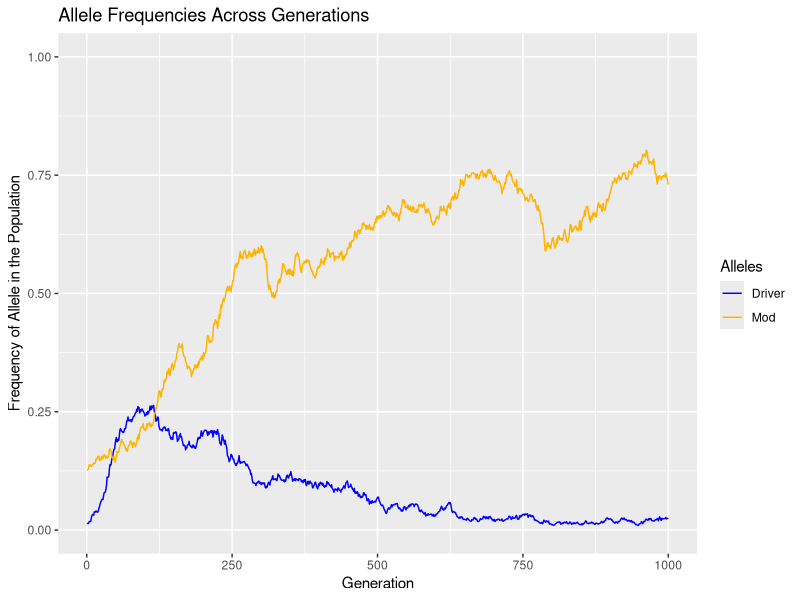

Recreate this plot in R.
#load library
library(ggplot2)
library(ggpubr)
library(reshape2)


#initialize population and some conditions
avgNoOffspring <- 2

makePop <- function(numMales, numFemales, numDriver, numMod) {
  startPopMales <- rep(3,numMales)
  startPopMales[sample(1:numMales,numDriver,replace=F)] <- 2
  startPopFemales <- rep(3,numFemales)
  startPopFemales[sample(1:numFemales,numDriver,replace=F)] <- 2
  
  modPopMales <- rep(3,numMales)
  modPopMales[sample(1:numMales,round(numMod*2/3))] <- 2
  modPopMales[sample(1:numMales,round(numMod/3))] <- 1
  modPopFemales <- rep(3,numFemales)
  modPopFemales[sample(1:numFemales,round(numMod*2/3))] <- 2
  modPopFemales[sample(1:numFemales,round(numMod/3))] <- 1
  
  startPopMales <- data.frame(startPopMales,modPopMales,"m")
  colnames(startPopMales) <- c("genotype","mod.genotype","sex")
  startPopFemales <- data.frame(startPopFemales,modPopFemales,"f")
  colnames(startPopFemales) <- c("genotype","mod.genotype","sex")
  startingPop <- rbind.data.frame(startPopMales,startPopFemales)
  
  return(startingPop)
}

## Drive functions

#start pop dataframe, probabilty of getting A when het, probably of male/female, fitness of homozygote, 
#fitness of het, number of generations, turn modifier on/off, trial index
simulateAutosome <- function(startPopulation, probA, probS, numGenerations, AAfitness, Aafitness, modEffect) {
  df.allele <- NULL
  tmpPop <- startPop
  for (gen in 1:numGenerations) {
    tmpMales <- subset(tmpPop, tmpPop$sex == "m")
    tmpFemales <- subset(tmpPop, tmpPop$sex == "f")
    if (sum(tmpPop$sex=="m") == 0 | sum(tmpPop$sex=="f") == 0) {break}
    avgMates <- sum(tmpPop$sex=="m") / sum(tmpPop$sex=="f")
    offSpring <- getOffspring(tmpFemales, tmpMales, avgMates, avgNoOffspring, probA, probS, modEffect)
    if (AAfitness < 1 | Aafitness < 1) {
      offSpring <- offspringSelection(offSpring, AAfitness, Aafitness)
    }
    nextGen <- rbind.data.frame(tmpPop,offSpring)
    if (nrow(nextGen) > nrow(startPopulation)) {
      x <- sample(1:nrow(nextGen),size=(nrow(startPopulation)),replace=F)
      tmpPop <- nextGen[x,]
    } else { tmpPop <- nextGen }
    numA <- calcAllelesInGeneration(tmpPop$genotype)
    numS <- calcSexInGeneration(tmpPop$sex)
    numM <- calcAllelesInGeneration(tmpPop$mod.genotype)
    df.allele <- rbind(df.allele, c(gen, numA, numS, numM))
  } 
  colnames(df.allele) <- c("Generation","Driver","NonDriver","Male","Female","Mod","NonMod")
  df.allele <- as.data.frame(df.allele)
  return(df.allele)
}

## remove offspring based on fitness
offspringSelection <- function(offSpring,wAA,wAa) {
  AAoffspring <- offSpring[sample((which(offSpring$genotype==1)), round(wAA*length(which(offSpring$genotype==1)))),]
  Aaoffspring <- offSpring[sample((which(offSpring$genotype==2)), round(wAa*length(which(offSpring$genotype==2)))),]
  aaoffspring <- offSpring[offSpring$genotype==3,]
  selectedOffspring <- rbind(AAoffspring,Aaoffspring,aaoffspring)
  return(selectedOffspring)
}

#Bookkeeping 
calcAllelesInGeneration <- function(x) {
  AA = sum(x==1)
  AB = sum(x==2)
  BB = sum(x==3)
  #print(unlist(x))
  #print(c(AA, AB, BB))
  num.A <- (2 * AA)   + AB
  num.B <- (2 * BB)   + AB
  return(c(num.A, num.B))
}

#Bookkeeping 
calcSexInGeneration <- function(x) {
  num.M <- sum(x=="m")
  num.F <- sum(x=="f")
  return(c(num.M, num.F))
}

#Given a parent individual, get one of their Alleles in the gamete
getGamete <- function(indiv, prob.big.A) {
  if (indiv == 1) return(1) #AA
  if (indiv == 3) return(0) #aa
  #if Parent is Aa, the gamete is one binomial trial with prob.big.A
  if (indiv == 2) return(rbinom(1, size=1, prob.big.A)) #Aa
}

#Given a parent individual, get one of their Alleles in the gamete
getGameteMom <- function(indiv, prob.big.A=0.5) {
  if (indiv == 1) return(1) #AA
  if (indiv == 3) return(0) #aa
  #if Parent is Aa, the gamete is one binomial trial with prob.big.A
  if (indiv == 2) return(rbinom(1, size=1, prob.big.A)) #Aa
}

#Given a parent individual, get one of their Alleles in the gamete
getGameteDad <- function(indiv, prob.big.A=0.5) {
  if (indiv == 1) return(1) #AA
  if (indiv == 3) return(0) #aa
  #if Parent is Aa, the gamete is one binomial trial with prob.big.A
  if (indiv == 2) return(rbinom(1, size=1, prob.big.A)) #Aa
}

#Two parental Gametes combine to form a zygote
combineGametes <- function(mg,dg) {
  if ((mg == 1) && (dg == 1)) return(1) #AA
  else if ((mg == 0) && (dg == 0)) return(3) #aa
  else return(2) #Aa
}

#Given two individuals, get an offspring for next generation
getOffspringMod <- function(mom, dad,p) {
  momGam <- getGameteMom(mom)
  dadGam <- getGameteDad(dad,p)
  return(combineGametes(momGam, dadGam))  
}

#given two individuals and modifier, get offspring for next generation
getOffspringGeno <- function(mom, dad, dadMod, p, ModEffect) {
  momGam <- getGameteMom(mom)
  if ( (dadMod == 1 | dadMod == 2) && ModEffect==T) {
    dadGam <- getGameteDad(dad,0.5)
  } else { dadGam <- getGameteDad(dad,p) }
  return(combineGametes(momGam, dadGam))  
}

# Get offspring Sex
getOffspringSex <- function(prob) {
  x <- rbinom(1,size=1,prob)
  if (x==1) return("f")
  else return("m")
}

## genotype of offspring
getOffspring <- function(female.df, male.df, avgMates, avgNoOffspring, probA, probS, ModEffect) {
  tmpGeno <- NULL
  tmpMod <- NULL
  tmpSex <- NULL
  for (i in 1:nrow(female.df)) {
    #number of matings
    noMatings <- rpois(1,avgMates)
    if (noMatings > 0) {
      for (j in 1:length(noMatings)) {
        noOffspring <- rpois(1,avgNoOffspring)
        maleGeno <- male.df[sample(1:nrow(male.df),size=1),]
        if (noOffspring > 0) {
          for (k in 1:length(noOffspring)) {
            tmpMod <- c(tmpMod, getOffspringMod(female.df$mod.genotype[i],maleGeno$mod.genotype,0.5))
            tmpGeno <- c(tmpGeno, getOffspringGeno(female.df$genotype[i],maleGeno$genotype,maleGeno$mod.genotype,probA, ModEffect))
            tmpSex <- c(tmpSex, getOffspringSex(probS)) 
          } } } } }
  if (length(tmpGeno) == 0 | length(tmpSex) == 0) { return(NULL) }
  else {
    tmpDF <- cbind.data.frame(tmpGeno,tmpMod,tmpSex)
    colnames(tmpDF) <- c("genotype","mod.genotype","sex")
    return(tmpDF) } 
}


###plotting function
plotAllelesWithTime <- function(df) {  
  colorRange<-colorRampPalette(c(rgb(0,0,1), rgb(1,0.7,0) ))
  p <- ggplot(df, aes(x= Generation, y= value/(4*500), group=variable, color=factor(variable))) + geom_line()
  p <- p + scale_colour_manual(values = colorRange(2), name="Alleles")  
  p <- p + labs(title = "Allele Frequencies Across Generations")
  p <- p + ylab("Frequency of Allele in the Population") + ylim(0, 1)
  return(p)
}






###################
###################

# our initial starting population with number of drive alleles and modifier alleles

startPop <- makePop(numMales = 500, numFemales = 500, numDriver = 10, numMod = 100)

# probA is strength of drive (0.5 fair, > selfish)
# probS is probabilty of male / female (0.5)
# numGenerations is number of Generations in our simulation
# AA fitness is fitness of individual homozygous for the driver (0 dead, 1 no diff)
# AA fitness is fitness of individual heterogyzous for the driver (0 dead, 1 no diff)
# modEffect is whether a modifier makes the driver fair (T) or does nothing (F)

df <- simulateAutosome(startPop, probA=0.95, probS=0.5, numGenerations = 1000, 
                       AAfitness=0, Aafitness=1,modEffect=T)

# illustrate our simulation
df1 <- melt(data = df, id = c("Generation"), measure=c("Driver", "Mod"))
plotAllelesWithTime(df1)










